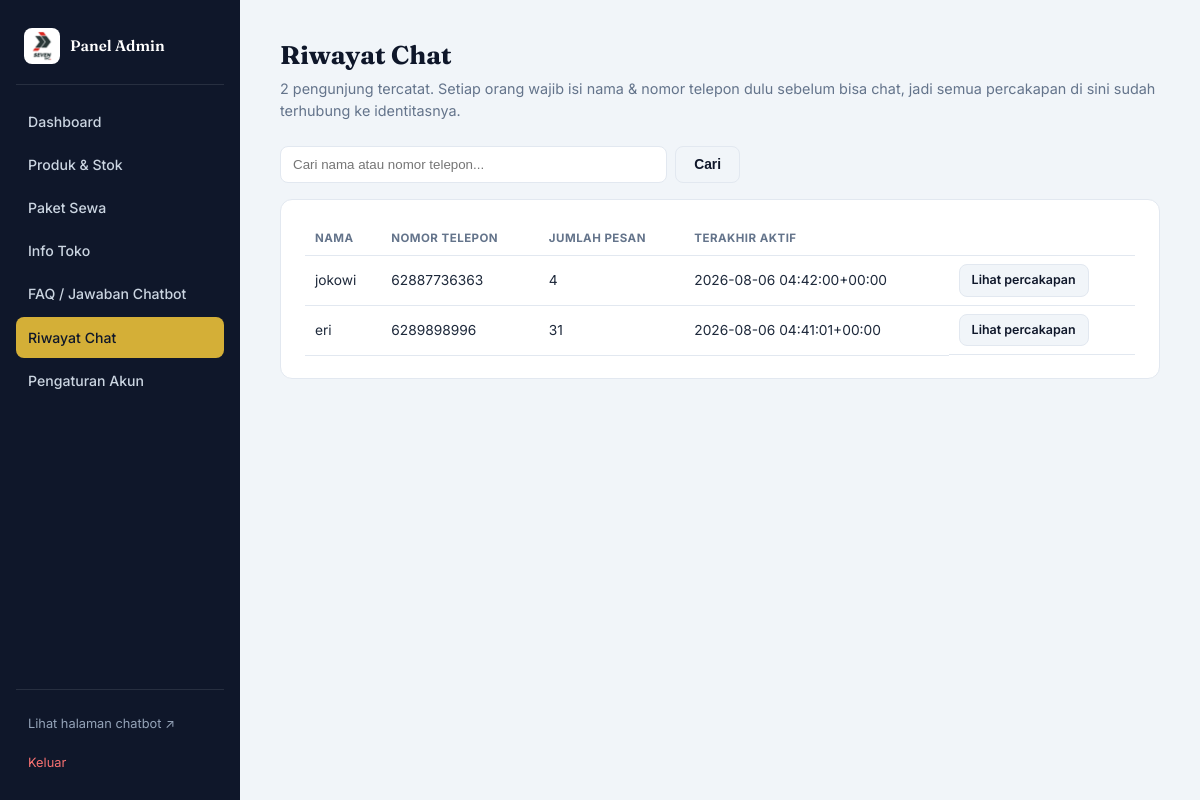
The app's page /admin/riwayat-chat (signed in), older data.
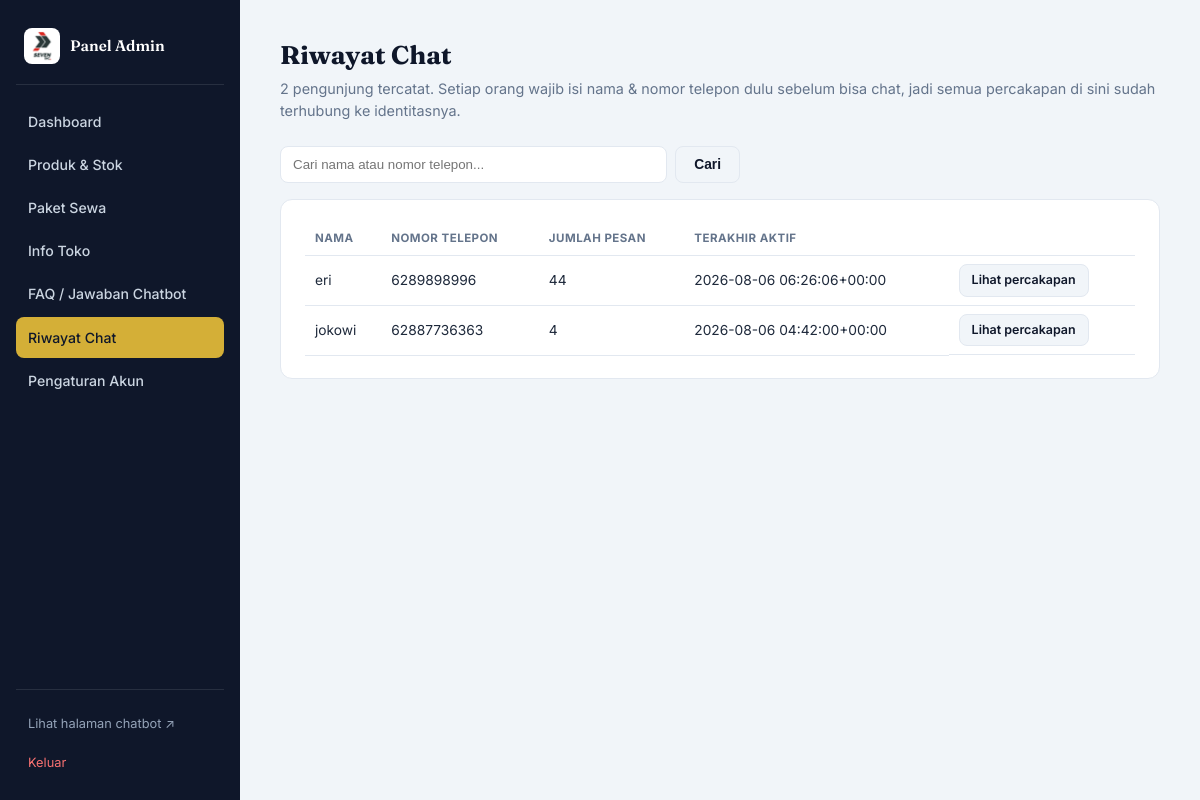
The same page, newer data.
### tables this page shows
CREATE TABLE visitors (
    id              INTEGER PRIMARY KEY AUTOINCREMENT,
    nama            TEXT NOT NULL,
    nomor_telepon   TEXT NOT NULL UNIQUE,
    created_at      TEXT NOT NULL,
    last_seen_at    TEXT NOT NULL
);

### chatbot/routes/admin/riwayat.py (the view)
    @app.route("/admin/riwayat-chat")
    @admin_login_required
    def admin_riwayat_list():
        q = (request.args.get("q") or "").strip()
        visitors = db.list_visitors(q)
        return render_template(
            "admin/riwayat_list.html",
            visitors=visitors,
            q=q,
            total=db.count_visitors(),
        )

### chatbot/__init__.py (called while the page is built)
def create_app() -> Flask:
    app = Flask(
        __name__,
        template_folder=str(config.TEMPLATES_DIR),
        static_folder=str(config.STATIC_DIR),
    )
    app.jinja_env.filters["rupiah"] = rp
    config.DATA_DIR.mkdir(parents=True, exist_ok=True)
    if not config.ADMIN_CONFIG_PATH.exists():
        state.save_admin_config({
            "username": "admin",
            "password_hash": generate_password_hash("ubahsegera123"),
            "secret_key": secrets.token_hex(32),
        })
    state.ADMIN_CONFIG = state.load_admin_config()
    app.secret_key = state.ADMIN_CONFIG["secret_key"]
    state.reload_runtime_state()
    db.init_db()
    @app.context_processor
    def inject_logo():
        return {"logo_filename": state.load_admin_config().get("logo_filename", "logo.jfif")}
    from chatbot.routes import register_routes
    register_routes(app)
    return app

### chatbot/db.py (called while the page is built, shortened)
@contextmanager
def get_conn():
    conn = sqlite3.connect(CHAT_DB_PATH)
    conn.row_factory = sqlite3.Row
    conn.execute("PRAGMA foreign_keys = ON")
    try:
        yield conn
        conn.commit()
    finally:
        conn.close()

def list_visitors(q: str = "") -> list[sqlite3.Row]:
    sql = """
        SELECT v.*, COUNT(m.id) AS jumlah_pesan
        FROM visitors v
        LEFT JOIN chat_messages m ON m.visitor_id = v.id
    """
    params: tuple = ()
    sql += " GROUP BY v.id ORDER BY v.last_seen_at DESC"
    with get_conn() as conn:
        return conn.execute(sql, params).fetchall()

def count_visitors() -> int:
    with get_conn() as conn:
        return conn.execute("SELECT COUNT(*) FROM visitors").fetchone()[0]

### chatbot/routes/admin/riwayat.py (called while the page is built)
def register(app):
    @app.route("/admin/riwayat-chat")
    @admin_login_required
    def admin_riwayat_list():
        q = (request.args.get("q") or "").strip()
        visitors = db.list_visitors(q)
        return render_template(
            "admin/riwayat_list.html",
            visitors=visitors,
            q=q,
            total=db.count_visitors(),
        )
    @app.route("/admin/riwayat-chat/<int:visitor_id>")
    @admin_login_required
    def admin_riwayat_detail(visitor_id):
        visitor = db.find_visitor_by_id(visitor_id)
        if not visitor:
            abort(404)
        messages = db.get_messages_for_visitor(visitor_id)
        return render_template(
            "admin/riwayat_detail.html",
            visitor=visitor,
            messages=messages,
        )

### templates/admin/riwayat_list.html (shortened to what this page needs)
{% extends "admin/base.html" %}
{% block content %}
<div class="admin-header admin-header-row">
  <div>
    <h1>Riwayat Chat</h1>
    <p class="admin-muted">
      {{ total }} pengunjung tercatat. Setiap orang wajib isi nama &amp; nomor telepon dulu sebelum bisa
      chat, jadi semua percakapan di sini sudah terhubung ke identitasnya.
    </p>
  </div>
</div>
<form method="GET" class="admin-search-form">
  <input type="text" name="q" value="{{ q }}" placeholder="Cari nama atau nomor telepon...">
  <button type="submit" class="admin-btn admin-btn-secondary">Cari</button>
</form>
<div class="admin-card">
  <table class="admin-table">
    <thead>
      <tr><th>Nama</th><th>Nomor Telepon</th><th>Jumlah Pesan</th><th>Terakhir Aktif</th><th></th></tr>
    </thead>
    <tbody>
      {% for v in visitors %}
      <tr>
        <td>{{ v.nama }}</td>
        <td>{{ v.nomor_telepon }}</td>
        <td>{{ v.jumlah_pesan }}</td>
        <td>{{ v.last_seen_at | replace("T", " ") }}</td>
        <td class="admin-table-actions">
          <a href="{{ url_for('admin_riwayat_detail', visitor_id=v.id) }}" class="admin-btn admin-btn-secondary admin-btn-small">Lihat percakapan</a>
        </td>
      </tr>
      {% else %}
      <tr><td colspan="5" class="admin-table-empty">Belum ada pengunjung yang chat.</td></tr>
      {% endfor %}
    </tbody>
  </table>
</div>
{% endblock %}

### templates/admin/base.html (shortened to what this page needs)
<!DOCTYPE html>
<html lang="id">
<head>
  <link rel="stylesheet" href="{{ url_for('static', filename='css/style.css') }}">
  <link rel="stylesheet" href="{{ url_for('static', filename='css/admin.css') }}">
</head>
<body class="admin-body">
  {% if session.get('admin_logged_in') %}
  <div class="admin-shell">
    <aside class="admin-sidebar">
      <div class="admin-brand">
        <img src="{{ url_for('static', filename='assets/' + logo_filename) }}" alt="logo">
        <div>
          <div class="admin-brand-title">Panel Admin</div>
        </div>
      </div>
      <nav class="admin-nav">
        <a href="{{ url_for('admin_dashboard') }}" class="{{ 'active' if request.endpoint == 'admin_dashboard' }}">Dashboard</a>
        <a href="{{ url_for('admin_produk_list') }}" class="{{ 'active' if request.endpoint and request.endpoint.startswith('admin_produk') }}">Produk &amp; Stok</a>
        <a href="{{ url_for('admin_paket') }}" class="{{ 'active' if request.endpoint == 'admin_paket' }}">Paket Sewa</a>
        <a href="{{ url_for('admin_info_toko') }}" class="{{ 'active' if request.endpoint and request.endpoint.startswith('admin_info_toko') }}">Info Toko</a>
        <a href="{{ url_for('admin_intents_list') }}" class="{{ 'active' if request.endpoint and request.endpoint.startswith('admin_intents') }}">FAQ / Jawaban Chatbot</a>
        <a href="{{ url_for('admin_riwayat_list') }}" class="{{ 'active' if request.endpoint and request.endpoint.startswith('admin_riwayat') }}">Riwayat Chat</a>
        <a href="{{ url_for('admin_pengaturan') }}" class="{{ 'active' if request.endpoint == 'admin_pengaturan' }}">Pengaturan Akun</a>
      </nav>
      <div class="admin-sidebar-footer">
        <a href="{{ url_for('index') }}" target="_blank">Lihat halaman chatbot ↗</a>
        <a href="{{ url_for('admin_logout') }}" class="admin-logout">Keluar</a>
      </div>
    </aside>
    <main class="admin-main">
      {% block content %}{% endblock %}
    </main>
  </div>
  {% else %}
    {% block guest_content %}{% endblock %}
  {% endif %}
</body>
</html>

### static/css/style.css (style rules this page uses)
:root { --bg: #F1F5F9; --room-bg: #FFFFFF; --brand-primary: #0F172A; --brand-accent: #D4AF37; --panel: #F8FAFC; --panel-alt: #F1F5F9; --text: #1E293B; --text-muted: #64748B; --border: #E2E8F0; --msg-user-bg: #0F172A; --msg-user-text: #FFFFFF; --msg-assistant-bg: #F1F5F9; --msg-assistant-text: #1E293B; --font-display: "Fraunces", serif; --font-body: "Inter", -apple-system, sans-serif; --font-mono: "IBM Plex Mono", monospace; }
* { box-sizing: border-box; }
html { scroll-behavior: smooth; }
body { margin: 0; background: var(--bg); color: var(--text); font-family: var(--font-body); line-height: 1.5; }
a { color: inherit; }

### static/css/admin.css (style rules this page uses)
.admin-body { font-family: var(--font-body); background: var(--bg); min-height: 100vh; }
.admin-shell { display: flex; min-height: 100vh; }
.admin-sidebar { width: 240px; flex-shrink: 0; background: var(--brand-primary); color: #E2E8F0; display: flex; flex-direction: column; padding: 20px 16px; }
.admin-brand { display: flex; align-items: center; gap: 10px; padding: 8px 8px 20px; border-bottom: 1px solid rgba(255,255,255,0.1); margin-bottom: 16px; }
.admin-brand img { width: 36px; height: 36px; border-radius: 8px; object-fit: cover; }
.admin-brand-title { font-family: var(--font-display); font-weight: 600; font-size: 0.95rem; color: #fff; }
.admin-nav { display: flex; flex-direction: column; gap: 2px; flex: 1; }
.admin-nav a { padding: 10px 12px; border-radius: 8px; text-decoration: none; color: #CBD5E1; font-size: 0.88rem; font-weight: 500; transition: background 0.15s, color 0.15s; }
.admin-nav a.active { background: var(--brand-accent); color: var(--brand-primary); }
.admin-sidebar-footer { display: flex; flex-direction: column; gap: 4px; padding-top: 16px; border-top: 1px solid rgba(255,255,255,0.1); }
.admin-sidebar-footer a { padding: 8px 12px; font-size: 0.8rem; color: #94A3B8; text-decoration: none; }
.admin-logout { color: #F87171 !important; }
.admin-main { flex: 1; padding: 32px 40px; max-width: 980px; }
.admin-header { margin-bottom: 24px; }
.admin-header h1 { font-family: var(--font-display); font-size: 1.6rem; color: var(--brand-primary); margin: 4px 0 4px; }
.admin-header-row { display: flex; align-items: flex-start; justify-content: space-between; gap: 16px; flex-wrap: wrap; }
.admin-muted { color: var(--text-muted); font-size: 0.9rem; margin: 0; }
.admin-card { background: var(--room-bg); border: 1px solid var(--border); border-radius: 12px; padding: 22px 24px; margin-bottom: 20px; }
.admin-btn { display: inline-flex; align-items: center; justify-content: center; gap: 6px; padding: 10px 18px; border-radius: 8px; border: 1px solid transparent; font-size: 0.86rem; font-weight: 600; cursor: pointer; text-decoration: none; transition: opacity 0.15s; }
.admin-btn-secondary { background: var(--panel-alt); color: var(--brand-primary); border-color: var(--border); }
.admin-btn-small { padding: 6px 12px; font-size: 0.78rem; }
.admin-table { width: 100%; border-collapse: collapse; font-size: 0.86rem; }
.admin-table th { text-align: left; font-size: 0.72rem; text-transform: uppercase; letter-spacing: 0.04em; color: var(--text-muted); padding: 8px 10px; border-bottom: 1px solid var(--border); }
.admin-table td { padding: 8px 10px; border-bottom: 1px solid var(--border); vertical-align: middle; }
.admin-table-actions { display: flex; gap: 6px; white-space: nowrap; }
.admin-search-form { display: flex; gap: 8px; margin-bottom: 16px; max-width: 460px; }
.admin-search-form input { flex: 1; padding: 9px 12px; border-radius: 8px; border: 1px solid var(--border); }

Row changes from the older to the newer data that the page shows:
changed visitors "eri": jumlah_pesan "31" → "44"; last_seen_at "2026-08-06 04:41:01+00:00" → "2026-08-06 06:26:06+00:00"; moves up the list
